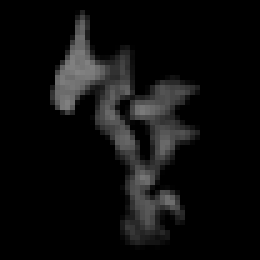
%> input picture Training images/Renamed Clean Set/Interior/8.tif, 52 x 52 px (shown 5 times larger)
$ octave fractal_test.m   (GNU Octave 9; MATLAB toolbox functions it lacks are replaced by stand-ins)
%> lines starting %> are read from the running program, lines starting %| are printed output that depends on the picture; in (x1, y1, x2, y2) boxes, pixels count from 0 and x2, y2 are one past the last pixel; in counts of white or black regions, pixels touching at a corner belong together; the program's own positions count from 1
### conn_finder.m
%%%%%%%%%%%%%%%%%%%%%%%%%%%%%%%%%%%%%%%%%%%%%%%%%%%%
%                                                  %
% Finds the S, cm, Rs, and xi of the particles in  %
% the black and white binary, bw_test. See doc-    %
% umentation for full description. Particles on    %
% the perimeter are excluded for edge = 0, for     %
% edge = 1 included.                               %
%                                                  %
%%%%%%%%%%%%%%%%%%%%%%%%%%%%%%%%%%%%%%%%%%%%%%%%%%%%

function [S,cm,Rs,xi] = conn_finder(bw_test,edge)
%> called with edge = 0
% [7 lines of commented-out code are left out]
    ccBW = bwconncomp(bw_test);
%> ccBW = 1 connected component
    area_d = regionprops(ccBW,'Area');
%> area_d = 1 region; Area: 612
    area=cell2mat(struct2cell(area_d));
%> area = 612

    s = 1:1:max(area);
%> s = 612 values from 1 to 612
    s_count = hist(area,max(area));
%> s_count = 612 values, max 1 at index 306, min 0 at index 1, mean 0.00163

    %% ns, S

    ns = zeros(1,max(area));
    for i=1:1:max(area)
       ns(i) = s_count(i)/(ccBW.ImageSize(1)*ccBW.ImageSize(2));
    end
%> after the loop, ns = 612 values, max 0.00037 at index 306, min 0 at index 1, mean 6.04e-07

    S = s.^2*ns'/(s*ns');
%> S = 306

    %% Rs and cm

    cm = zeros(ccBW.NumObjects,2);
    Rs = zeros(ccBW.NumObjects,1);
    for n = 1:1:ccBW.NumObjects
        new_BW = zeros(ccBW.ImageSize);
        new_BW(ccBW.PixelIdxList{n}) = 1;

        [Y,X] = ind2sub([ccBW.ImageSize ccBW.ImageSize],ccBW.PixelIdxList{n});

        cm_x = 1/area(n) * sum(X);
        cm_y = 1/area(n) * sum(Y);

        cm(n,:) = round([cm_x cm_y]);

        XY = [X,Y];
        cm_n = [ones(area(n),1)*cm_x, ones(area(n),1)*cm_y];
        Rs(n) = sqrt(1/area(n)*norm(XY-cm_n)^2);
        ns_xi(n) = length(find(area==area(n)))/(ccBW.ImageSize(1)*ccBW.ImageSize(2));
    end
%> this loop made 1 pass
%> (cm_x, cm_y) on pass 1: (26.55, 26.21)
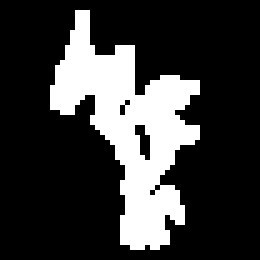
%> new_BW: size 52x52 double (shown 5 times larger); values 0 (black) and 1 (white), 22.6% white; 1 white region, box (x1, y1, x2, y2) and area: (10, 2, 40, 50) 612
%> after the loop, cm = [27 26]

    %% xi

    xi = sqrt(sum(area.^2.*ns_xi.*Rs'.^2)/sum(area.^2.*ns_xi));
%> xi = 12.2

end

### D_finder.m
%%%%%%%%%%%%%%%%%%%%%%%%%%%%%%%%%%%%%%%%%%%%%%%%%%%%
%                                                  %
% Finds Hausdorff dimension, D, of each particle   %
% in a black and white binary image, bw_test. See  %
% the documentation for more information.          %
% Particles on the perimeter are excluded for edge %
% = 0, for edge = 1 included.                      %
%                                                  %
%%%%%%%%%%%%%%%%%%%%%%%%%%%%%%%%%%%%%%%%%%%%%%%%%%%%

function [D] = D_finder(bw_test,edge)

    if edge == 1
        bw_test = bw_test;
    elseif edge == 0
        bw_test = imclearborder(bw_test);
    end

    ccBW = bwconncomp(bw_test);
    area_d = regionprops(ccBW,'Area');

    area=cell2mat(struct2cell(area_d));

    SE = strel('disk',1,0);
    for n = 1:1:ccBW.NumObjects
        new_BW = zeros(ccBW.ImageSize);
        new_BW(ccBW.PixelIdxList{n}) = 1;
        [Y,X] = ind2sub([ccBW.ImageSize ccBW.ImageSize],ccBW.PixelIdxList{n});
        new_BW2 = imcrop(new_BW,[min(X)-1 min(Y)-1 max(X)-min(X)+2 max(Y)-min(Y)+2]);

        for i = 1:1:10;
            sBW = imresize(new_BW2,i,'Method','nearest');
            sBW = im2bw(sBW);
            scale_area(i) = length(sBW==1);
        end

        eps = mean(scale_area./(1:1:10));
        D(n) = log(area(n))/log(eps);

    end
end

### fractal_test.m
%% initialize
clc, clear all, close all

bw_test = imread('C:/Users/lenovo/Documents/Github/bmen689_group2/Training images/Renamed Clean Set/Interior/8.tif');
bw_test = bw_test(:, :, 1);

%% find the area and perimeter of particles
% [11 lines of commented-out code are left out]

%% find connected component parameters

[S_test,~,Rs_test,xi_test] = conn_finder(bw_test,0);
%> S_test = 306; Rs_test = 12.2; xi_test = 12.2

%% plotting parameter data
disp(['Average particle size in the image is S = ' num2str(S_test) ' px^2'])
%| Average particle size in the image is S = 306 px^2
disp(['Correlation length is xi = ' num2str(xi_test) ' px'])
%| Correlation length is xi = 12.1953 px

figure
plot(1:length(Rs_test),sort(Rs_test),'.')
xlabel('Particle count')
ylabel('Gyration radius, R_s')
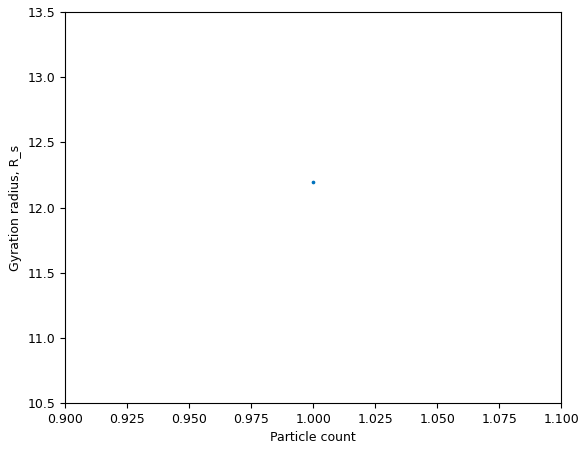
%> figure redrawn from the program's plot data

%% find fractal dimension

[D_test] = D_finder(bw_test,0);
%> the loop in D_finder, `for n = 1:1:ccBW.NumObjects` made 1 pass
%> eps on pass 1: 50
%> pass 1, in D_finder, `new_BW2 = imcrop(new_BW,[min(X)-1 min(Y)-1 max(X)-min(X)+2 max(Y)-min(..`:
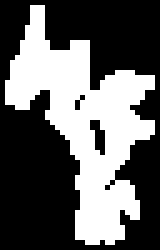
%> new_BW2: size 50x32 double (shown 5 times larger); values 0 (black) and 1 (white), 38.2% white; 1 white region, box (x1, y1, x2, y2) and area: (1, 1, 31, 49) 612
%> after the loop in D_finder, `for n = 1:1:ccBW.NumObjects`: scale_area = [50 100 150 200 250 300 350 400 450 500]
%> D_test = 1.64

%% plot D
figure
plot(1:length(D_test),sort(D_test),'.')
xlabel('Particle count')
ylabel('Hausdorff, D')
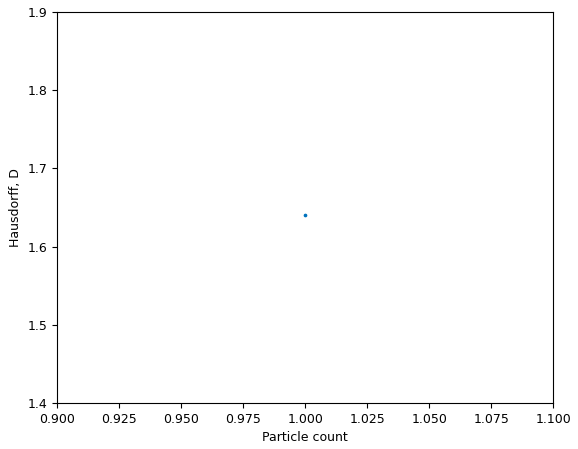
%> figure redrawn from the program's plot data
